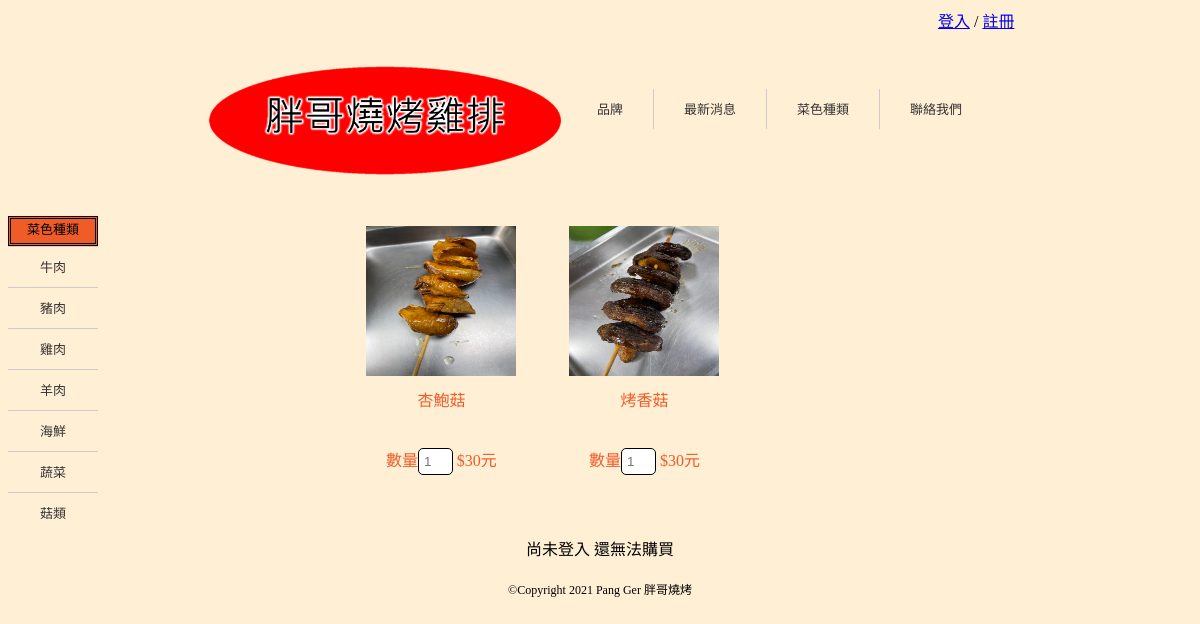
The app's page /dish/agaricus/ with its own data.
### myapp/models.py (models this page shows, shortened)
class agaricusview(models.Model):
    salename = models.CharField(max_length=20)
    saleprice = models.IntegerField(default=0)
    imgname = models.CharField(max_length=20)

### myapp/views.py (the view, shortened to what this page needs)
# urls.py: url(r'^dish/agaricus/$',views.agarigus),
def agarigus(request):
    agaricuses=models.agaricusview.objects.all()
    now=datetime.now()
    return render(request,"dish/agaricus.html",locals())

### templates/dish/agaricus.html (shortened to what this page needs)
{% extends "dish/dish_base.html" %}
{% load static %}
{% block content_dish %}
    {% for agaricus in agaricuses %}
        <div class="food">
            <img src="/static/images/菇/{{ agaricus.imgname }}.jpg"/>
            <font id='sales'>{{ agaricus.salename }}</font>
            <div>
                數量<input type="number" name="number" onchange="count()" id='ex-1' placeholder="1-99">
                $<font id="saleprice" name="num">{{ agaricus.saleprice }}</font>元
            </div>
        </div>
    {% endfor %}
{% endblock %}

### static/css/main_style.css (style rules this page uses)
html { -webkit-text-size-adjust: none; text-size-adjust: none; }

### static/css/style2.css (style rules this page uses)
.food { width:30%; display: flex; flex-direction: column; align-items: center; }
.food div input { width: 19%; }
.item div { margin: 10px; height: 40%; color: #ef5c28; text-align: center; float: left; }
.item div img { width: 150px; height: 150px; }
.item div div { width: 100% }
input[type="number"] { padding: 5px 5px; border: 1px black solid; cursor: pointer; -webkit-border-radius: 5px; border-radius: 5px; width: 40px; height: 100%; }

### records on screen
agaricusview: shows a picture, salename "杏鮑菇", saleprice "30"
agaricusview: shows a picture, salename "烤香菇", saleprice "30"
